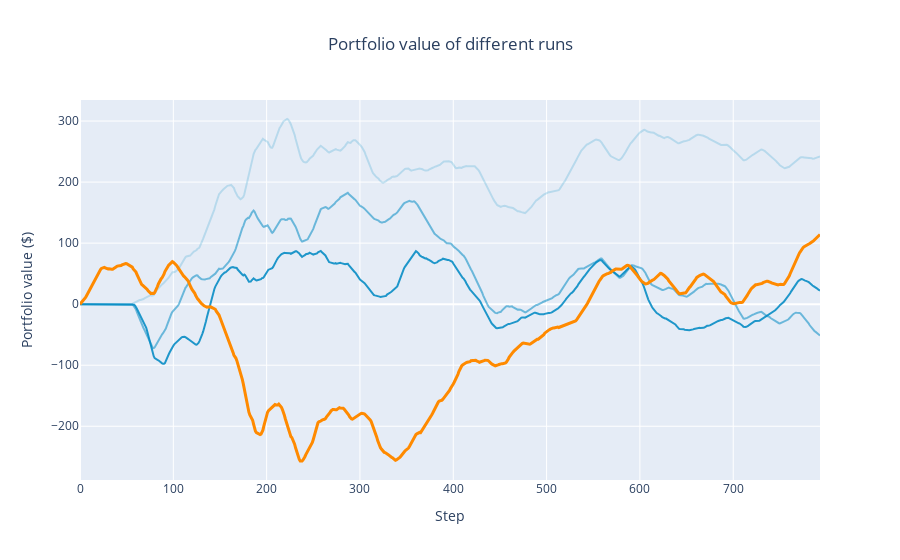
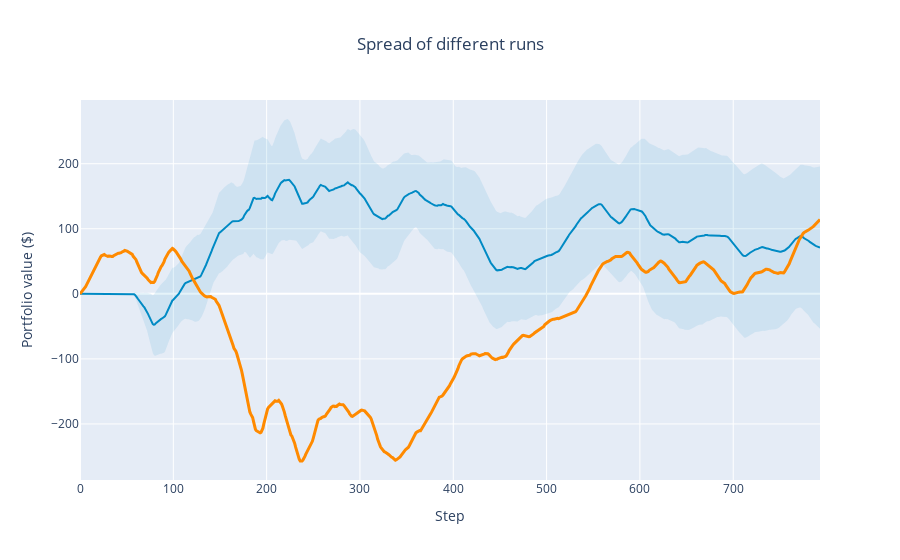

Notebook code cell kept with these figures, in order:
### Code cell
plot_runs('logs')

### Figure 1 — Plotly figure (JSON) as saved in the notebook; plotly's stock layout.template omitted (floating-point values rounded to 4 significant figures; data arrays with more than 128 entries replaced by an {"elided": "..."} marker saying what was removed)
{"data": [{"line": {"color": "rgba(0, 138, 196, 0.2)"}, "mode": "lines", "name": "Run 1", "type": "scatter", "x": {"elided": "794 int values"}, "y": {"elided": "794 float values"}}, {"line": {"color": "rgba(0, 138, 196, 0.5333333333333333)"}, "mode": "lines", "name": "Run 2", "type": "scatter", "x": {"elided": "794 int values"}, "y": {"elided": "794 float values"}}, {"line": {"color": "rgba(0, 138, 196, 0.8666666666666667)"}, "mode": "lines", "name": "Run 3", "type": "scatter", "x": {"elided": "794 int values"}, "y": {"elided": "794 float values"}}, {"line": {"color": "#ff8a00", "width": 3}, "mode": "lines", "name": "Original", "type": "scatter", "x": {"elided": "794 int values"}, "y": {"elided": "794 float values"}}], "layout": {"showlegend": false, "title": {"text": "Portfolio value of different runs", "x": 0.5}, "xaxis": {"title": {"text": "Step"}}, "yaxis": {"title": {"text": "Portfolio value ($)"}}}}

### Figure 2 — Plotly figure (JSON) as saved in the notebook; plotly's stock layout.template omitted (floating-point values rounded to 4 significant figures; data arrays with more than 128 entries replaced by an {"elided": "..."} marker saying what was removed)
{"data": [{"hoverinfo": "skip", "line": {"width": 0}, "mode": "lines", "type": "scatter", "x": {"elided": "794 int values"}, "y": {"elided": "794 float values"}}, {"fill": "tonexty", "fillcolor": "rgba(0, 138, 196, 0.1)", "line": {"color": "#008ac4", "width": 2}, "mode": "lines", "type": "scatter", "x": {"elided": "794 int values"}, "y": {"elided": "794 float values"}}, {"fill": "tonexty", "fillcolor": "rgba(0, 138, 196, 0.1)", "hoverinfo": "skip", "line": {"width": 0}, "mode": "lines", "type": "scatter", "x": {"elided": "794 int values"}, "y": {"elided": "794 float values"}}, {"line": {"color": "#ff8a00", "width": 3}, "mode": "lines", "name": "Original", "type": "scatter", "x": {"elided": "794 int values"}, "y": {"elided": "794 float values"}}], "layout": {"showlegend": false, "title": {"text": "Spread of different runs", "x": 0.5}, "xaxis": {"title": {"text": "Step"}}, "yaxis": {"title": {"text": "Portfolio value ($)"}}}}
